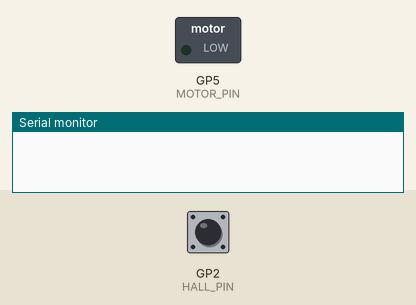
A sketch run on a simulated Raspberry Pi Pico. Parts: switched loads named in the sketch (green lamp = pin HIGH), the last lines printed to the serial monitor. Inputs (shaded band) come from the test bench; at power-on: GP2 (HALL_PIN) HIGH.

Above: at 1.2 s.
1.3 s: GP2 (HALL_PIN) pulled LOW for 0.15 s
At 2.2 s:
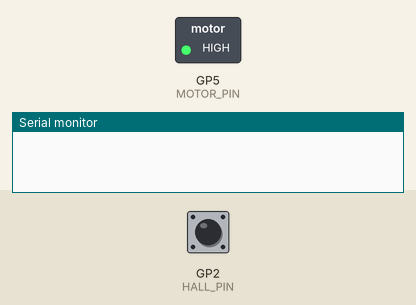
3.9 s: GP2 (HALL_PIN) pulled LOW for 1 s
At 7.0 s:
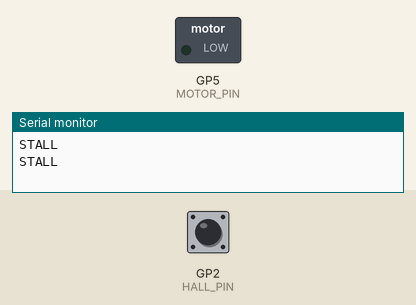
7.3 s: GP2 (HALL_PIN) pulled LOW for 3.2 s
At 8.3 s:
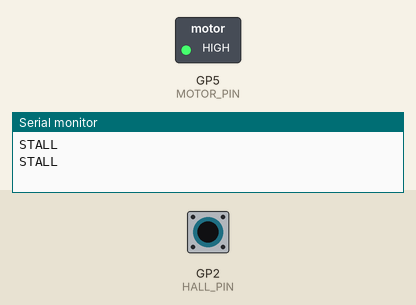
Timing chart, 0 to 13.0 s (numbered marks = the images above; inputs shaded):
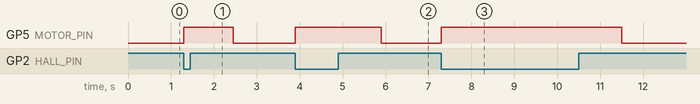

Measured:
- after the input at 1.3 s, GP5 (MOTOR_PIN): LOW → HIGH at once, → LOW 1.1 s later
- after the input at 3.9 s, GP5 (MOTOR_PIN): LOW → HIGH at once, → LOW 2.0 s later
- after the input at 7.3 s, GP5 (MOTOR_PIN): LOW → HIGH at once, → LOW 4.2 s later

The sketch:

sensor_hall_583.ino
```cpp
// snippet: sensor_hall_583
// tags: hall, magnetic, sensor, motor, stall, detection, rpm, interrupt
// boards: avr, esp32, megaavr, nano33iot, romi32u4, rp2040
// library: none
// description: Motor stall detection: if Hall sensor on pin 2 shows 0 RPM for more than 1 second while motor com…
// prompts: motor, stall, detection, sensor, shows, second
// verified: compile-only
// source: kd-generated (id 583)

const int HALL_PIN = 2;
const int MOTOR_PIN = 5;
const unsigned long STALL_TIMEOUT = 1000;  // 1 second
unsigned long lastRpmTime = 0;
unsigned long stallStartTime = 0;
bool motorRunning = false;

void setup() {
  pinMode(HALL_PIN, INPUT_PULLUP);
  pinMode(MOTOR_PIN, OUTPUT);
  digitalWrite(MOTOR_PIN, 0);
  Serial.begin(9600);
}

void loop() {
  unsigned long now = millis();

  // Check if motor is running
  if (digitalRead(HALL_PIN) == LOW) {
    lastRpmTime = now;
    motorRunning = true;
  } else if (motorRunning) {
    if (now - lastRpmTime >= STALL_TIMEOUT) {
      Serial.println("STALL");
      motorRunning = false;
      digitalWrite(MOTOR_PIN, 0);
    }
  }

  // Simulate motor command (replace with actual command)
  if (motorRunning) {
    analogWrite(MOTOR_PIN, 255);  // Full speed
  }
}
```
